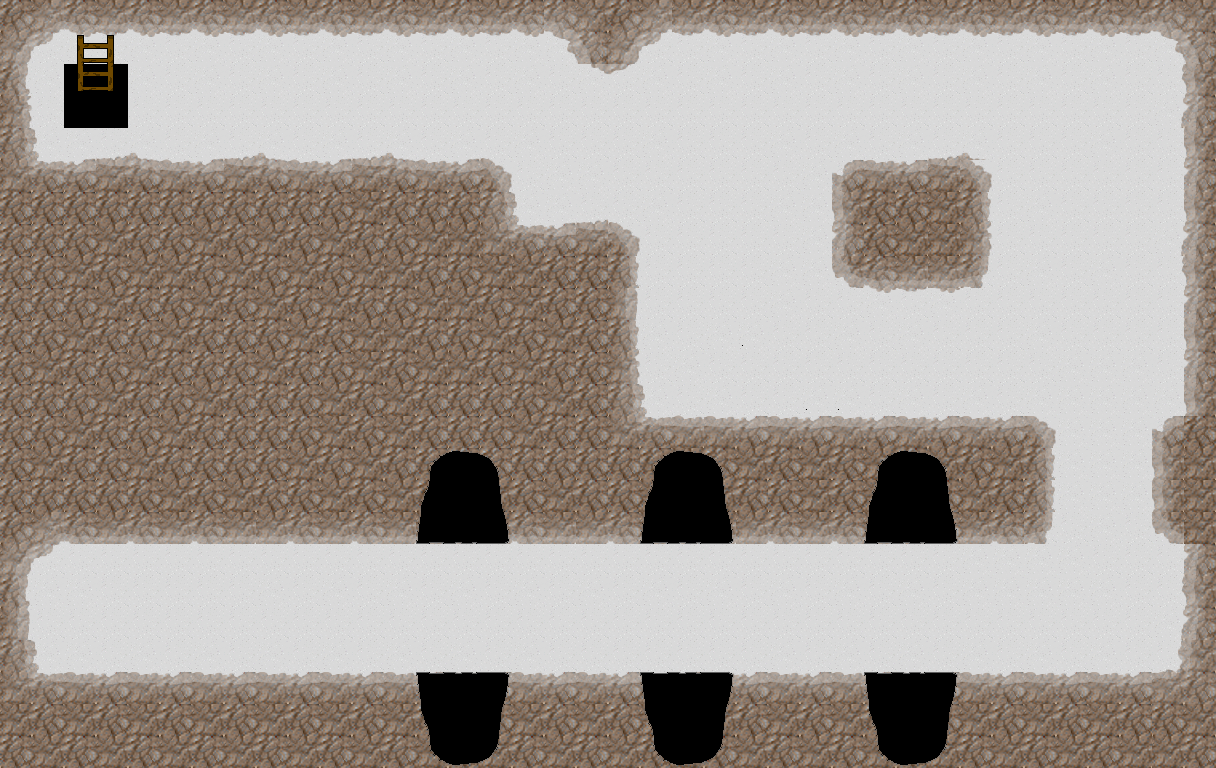

The image is a tile-based game level rendered from a .tmx file. Its description and source (layers, tilesets, objects; grid data summarised) follow:
An orthogonal 38x24 tile map with 32x32 px tiles, 6 tile layers (Tile Layer 1, walls, door, door1, ...), 6 tilesets and 16 objects.

<map version="1.0" orientation="orthogonal" renderorder="right-down" width="38" height="24" tilewidth="32" tileheight="32" nextobjectid="27">
 <tileset firstgid="1" name="snow_on_stones" tilewidth="32" tileheight="32" tilecount="80" columns="10">
  <image source="snow text/snow_on_stones.png" trans="ffffff" width="320" height="256" />
 </tileset>
 <tileset firstgid="81" name="door" tilewidth="32" tileheight="32" tilecount="9" columns="3">
  <image source="snow text/door.png" trans="ffffff" width="96" height="96" />
 </tileset>
 <tileset firstgid="90" name="doorup" tilewidth="32" tileheight="32" tilecount="9" columns="3">
  <image source="snow text/doorup.png" trans="ffffff" width="96" height="96" />
 </tileset>
 <tileset firstgid="99" name="ladder" tilewidth="32" tileheight="32" tilecount="8" columns="2">
  <image source="snow text/ladder.png" width="64" height="128" />
 </tileset>
 <tileset firstgid="107" name="snow_on_stones" tilewidth="32" tileheight="32" tilecount="80" columns="10">
  <image source="snow text/snow_on_stones.png" trans="d0cfd1" width="320" height="256" />
 </tileset>
 <tileset firstgid="187" name="snow_on_stones_trans" tilewidth="32" tileheight="32" tilecount="80" columns="10">
  <image source="snow text/snow_on_stones.png" trans="d9d9d9" width="320" height="256" />
 </tileset>
 <layer name="Tile Layer 1" width="38" height="24">
  <data>[912 cells, 910 non-empty, 18 distinct tile ids]</data>
 </layer>
 <layer name="walls" width="38" height="24">
  <data>[912 cells, 628 non-empty, 38 distinct tile ids]</data>
 </layer>
 <layer name="door" width="38" height="24">
  <data>[912 cells, 153 non-empty, 31 distinct tile ids]</data>
 </layer>
 <layer name="door1" width="38" height="24">
  <data>[912 cells, 215 non-empty, 60 distinct tile ids]</data>
 </layer>
 <layer name="Tile Layer 6" width="38" height="24">
  <data>[912 cells, 4 non-empty, 4 distinct tile ids]</data>
 </layer>
 <layer name="ladder" width="38" height="24">
  <data>[912 cells, 207 non-empty, 29 distinct tile ids]</data>
 </layer>
 <objectgroup name="collision">
  <object id="4" x="18" y="415" width="1018" height="129" />
  <object id="5" x="5" y="675" width="1209" height="91" />
  <object id="6" x="1183" y="-3" width="32" height="758" />
  <object id="7" x="2" y="0" width="1179" height="30" />
  <object id="8" x="562" y="31" width="95" height="40" />
  <object id="9" x="-3" y="25" width="29" height="175" />
  <object id="10" x="31" y="161" width="483" height="76" />
  <object id="11" x="519" y="226" width="116" height="184" />
  <object id="12" x="837" y="166" width="152" height="119" />
  <object id="13" x="1157" y="418" width="27" height="125" />
  <object id="14" x="-4" y="544" width="33" height="140" />
  <object id="19" x="1151" y="430" width="6" height="101" />
  <object id="21" x="815" y="165" width="34" height="121" />
  <object id="22" x="1130" y="414" width="34" height="129" />
  <object id="24" x="1166" y="544" width="17" height="131" />
 </objectgroup>
 <objectgroup name="start_end">
  <object id="25" x="67" y="590" width="50" height="50">
   <ellipse />
  </object>
 </objectgroup>
</map>
